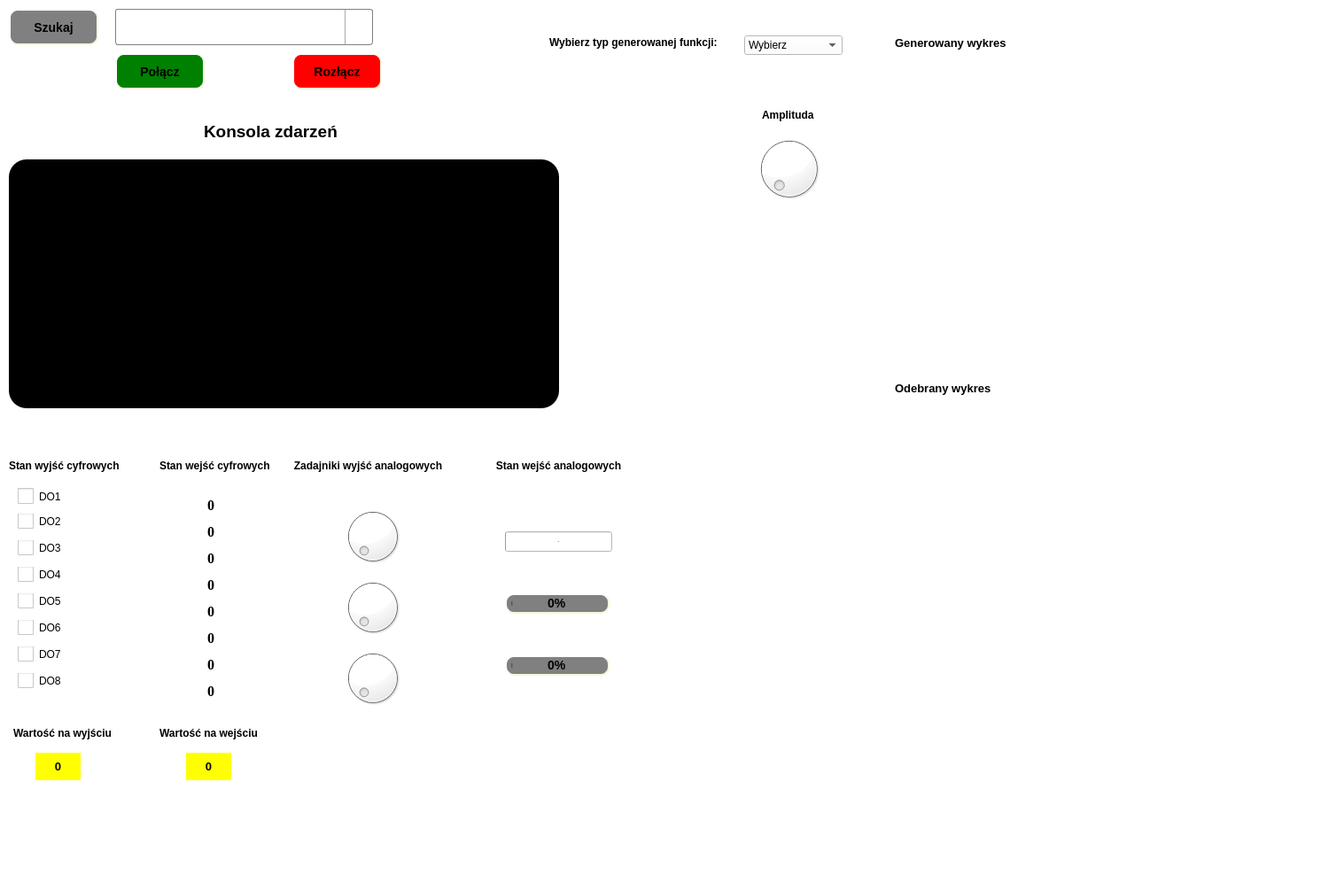
<?xml version="1.0" encoding="UTF-8"?>
<ui version="4.0">
 <class>MainWindow</class>
 <widget class="QMainWindow" name="MainWindow">
  <property name="geometry">
   <rect>
    <x>0</x>
    <y>0</y>
    <width>1517</width>
    <height>1005</height>
   </rect>
  </property>
  <property name="windowTitle">
   <string>MainWindow</string>
  </property>
  <property name="styleSheet">
   <string notr="true">background-color: white;</string>
  </property>
  <widget class="QWidget" name="centralwidget">
   <widget class="QCheckBox" name="checkBox_2">
    <property name="geometry">
     <rect>
      <x>20</x>
      <y>580</y>
      <width>64</width>
      <height>17</height>
     </rect>
    </property>
    <property name="styleSheet">
     <string notr="true"> QCheckBox::indicator {
     width: 18px;
     height: 18px;
 }
QCheckBox::indicator:checked {image: url(:/images/c.png);}
QCheckBox::indicator:unchecked {image: url(:/images/uc.png);}</string>
    </property>
    <property name="text">
     <string>DO2</string>
    </property>
   </widget>
   <widget class="QCustomPlot" name="wykres2" native="true">
    <property name="geometry">
     <rect>
      <x>1010</x>
      <y>460</y>
      <width>351</width>
      <height>301</height>
     </rect>
    </property>
   </widget>
   <widget class="QLabel" name="label_4">
    <property name="geometry">
     <rect>
      <x>550</x>
      <y>510</y>
      <width>161</width>
      <height>31</height>
     </rect>
    </property>
    <property name="font">
     <font>
      <weight>75</weight>
      <bold>true</bold>
     </font>
    </property>
    <property name="text">
     <string>Stan wejść analogowych</string>
    </property>
    <property name="alignment">
     <set>Qt::AlignCenter</set>
    </property>
   </widget>
   <widget class="QProgressBar" name="AC3">
    <property name="geometry">
     <rect>
      <x>570</x>
      <y>740</y>
      <width>118</width>
      <height>23</height>
     </rect>
    </property>
    <property name="styleSheet">
     <string notr="true">background-color: grey;
    border-style: outset;
    border-width: 2px;
    border-radius: 10px;
    border-color: beige;
    font: bold 14px;
    min-width: 5em;
    padding: 6px;
text-align:center;</string>
    </property>
    <property name="value">
     <number>0</number>
    </property>
   </widget>
   <widget class="QCheckBox" name="checkBox">
    <property name="geometry">
     <rect>
      <x>20</x>
      <y>550</y>
      <width>51</width>
      <height>21</height>
     </rect>
    </property>
    <property name="styleSheet">
     <string notr="true"> QCheckBox::indicator {
     width: 18px;
     height: 18px;
 }
QCheckBox::indicator:checked {image: url(:/images/c.png);}
QCheckBox::indicator:unchecked {image: url(:/images/uc.png);}
</string>
    </property>
    <property name="text">
     <string>DO1</string>
    </property>
   </widget>
   <widget class="QTextEdit" name="textEdit">
    <property name="geometry">
     <rect>
      <x>10</x>
      <y>180</y>
      <width>621</width>
      <height>281</height>
     </rect>
    </property>
    <property name="font">
     <font>
      <weight>75</weight>
      <bold>true</bold>
     </font>
    </property>
    <property name="styleSheet">
     <string notr="true">background-color: black;
color: white;
border-style: outset;
border-radius: 20px;
border-color: beige;</string>
    </property>
   </widget>
   <widget class="QLabel" name="label3">
    <property name="geometry">
     <rect>
      <x>230</x>
      <y>650</y>
      <width>16</width>
      <height>21</height>
     </rect>
    </property>
    <property name="font">
     <font>
      <family>Times New Roman</family>
      <pointsize>12</pointsize>
      <weight>75</weight>
      <bold>true</bold>
     </font>
    </property>
    <property name="text">
     <string>0</string>
    </property>
    <property name="alignment">
     <set>Qt::AlignCenter</set>
    </property>
   </widget>
   <widget class="QLabel" name="label1">
    <property name="geometry">
     <rect>
      <x>230</x>
      <y>590</y>
      <width>16</width>
      <height>21</height>
     </rect>
    </property>
    <property name="font">
     <font>
      <family>Times New Roman</family>
      <pointsize>12</pointsize>
      <weight>75</weight>
      <bold>true</bold>
     </font>
    </property>
    <property name="text">
     <string>0</string>
    </property>
    <property name="alignment">
     <set>Qt::AlignCenter</set>
    </property>
   </widget>
   <widget class="QLabel" name="label6">
    <property name="geometry">
     <rect>
      <x>230</x>
      <y>740</y>
      <width>16</width>
      <height>21</height>
     </rect>
    </property>
    <property name="font">
     <font>
      <family>Times New Roman</family>
      <pointsize>12</pointsize>
      <weight>75</weight>
      <bold>true</bold>
     </font>
    </property>
    <property name="text">
     <string>0</string>
    </property>
    <property name="alignment">
     <set>Qt::AlignCenter</set>
    </property>
   </widget>
   <widget class="QLabel" name="label_3">
    <property name="geometry">
     <rect>
      <x>330</x>
      <y>510</y>
      <width>171</width>
      <height>31</height>
     </rect>
    </property>
    <property name="font">
     <font>
      <weight>75</weight>
      <bold>true</bold>
     </font>
    </property>
    <property name="text">
     <string>Zadajniki wyjść analogowych</string>
    </property>
    <property name="alignment">
     <set>Qt::AlignCenter</set>
    </property>
   </widget>
   <widget class="QLabel" name="label7">
    <property name="geometry">
     <rect>
      <x>230</x>
      <y>770</y>
      <width>16</width>
      <height>21</height>
     </rect>
    </property>
    <property name="font">
     <font>
      <family>Times New Roman</family>
      <pointsize>12</pointsize>
      <weight>75</weight>
      <bold>true</bold>
     </font>
    </property>
    <property name="text">
     <string>0</string>
    </property>
    <property name="alignment">
     <set>Qt::AlignCenter</set>
    </property>
   </widget>
   <widget class="QCheckBox" name="checkBox_3">
    <property name="geometry">
     <rect>
      <x>20</x>
      <y>610</y>
      <width>64</width>
      <height>17</height>
     </rect>
    </property>
    <property name="styleSheet">
     <string notr="true"> QCheckBox::indicator {
     width: 18px;
     height: 18px;
 }
QCheckBox::indicator:checked {image: url(:/images/c.png);}
QCheckBox::indicator:unchecked {image: url(:/images/uc.png);}</string>
    </property>
    <property name="text">
     <string>DO3</string>
    </property>
   </widget>
   <widget class="QLabel" name="StanWejsc">
    <property name="geometry">
     <rect>
      <x>40</x>
      <y>850</y>
      <width>51</width>
      <height>31</height>
     </rect>
    </property>
    <property name="font">
     <font>
      <pointsize>10</pointsize>
      <weight>75</weight>
      <bold>true</bold>
     </font>
    </property>
    <property name="styleSheet">
     <string notr="true">background: yellow;

</string>
    </property>
    <property name="text">
     <string>0</string>
    </property>
    <property name="alignment">
     <set>Qt::AlignCenter</set>
    </property>
   </widget>
   <widget class="QPushButton" name="pushButtonSzukaj">
    <property name="geometry">
     <rect>
      <x>10</x>
      <y>10</y>
      <width>101</width>
      <height>41</height>
     </rect>
    </property>
    <property name="styleSheet">
     <string notr="true">background-color: grey;
    border-style: outset;
    border-width: 2px;
    border-radius: 10px;
    border-color: beige;
    font: bold 14px;
    min-width: 5em;
    padding: 6px;</string>
    </property>
    <property name="text">
     <string>Szukaj</string>
    </property>
   </widget>
   <widget class="QDial" name="dial_3">
    <property name="geometry">
     <rect>
      <x>370</x>
      <y>730</y>
      <width>101</width>
      <height>71</height>
     </rect>
    </property>
    <property name="maximum">
     <number>1023</number>
    </property>
   </widget>
   <widget class="QLabel" name="StanWyjsc">
    <property name="geometry">
     <rect>
      <x>210</x>
      <y>850</y>
      <width>51</width>
      <height>31</height>
     </rect>
    </property>
    <property name="font">
     <font>
      <pointsize>10</pointsize>
      <weight>75</weight>
      <bold>true</bold>
     </font>
    </property>
    <property name="styleSheet">
     <string notr="true">background: yellow;</string>
    </property>
    <property name="text">
     <string>0</string>
    </property>
    <property name="alignment">
     <set>Qt::AlignCenter</set>
    </property>
   </widget>
   <widget class="QDial" name="dial_2">
    <property name="geometry">
     <rect>
      <x>370</x>
      <y>650</y>
      <width>101</width>
      <height>71</height>
     </rect>
    </property>
    <property name="maximum">
     <number>1023</number>
    </property>
   </widget>
   <widget class="QComboBox" name="comboBox">
    <property name="geometry">
     <rect>
      <x>130</x>
      <y>10</y>
      <width>291</width>
      <height>41</height>
     </rect>
    </property>
    <property name="font">
     <font>
      <weight>75</weight>
      <bold>true</bold>
     </font>
    </property>
    <property name="styleSheet">
     <string notr="true">QComboBox {
    border: 1px solid gray;
    border-radius: 3px;
    padding: 1px 18px 1px 3px;
    min-width: 6em;
}

QComboBox:editable {
    background: white;
}

QComboBox:!editable, QComboBox::drop-down:editable {
     background: qlineargradient(x1: 0, y1: 0, x2: 0, y2: 1,
                                 stop: 0 #E1E1E1, stop: 0.4 #DDDDDD,
                                 stop: 0.5 #D8D8D8, stop: 1.0 #D3D3D3);
}


QComboBox:!editable:on, QComboBox::drop-down:editable:on {
    background: qlineargradient(x1: 0, y1: 0, x2: 0, y2: 1,
                                stop: 0 #D3D3D3, stop: 0.4 #D8D8D8,
                                stop: 0.5 #DDDDDD, stop: 1.0 #E1E1E1);
}

QComboBox:on { 
    padding-top: 3px;
    padding-left: 4px;
}

QComboBox::drop-down {
    subcontrol-origin: padding;
    subcontrol-position: top right;
    width: 30px;

    border-left-width: 1px;
    border-left-color: darkgray;
    border-left-style: solid; 
    border-top-right-radius: 3px;
    border-bottom-right-radius: 3px;
}

QComboBox::down-arrow {
width: 18px;
     height: 18px;
    image: url(:/images/arr.png);
}

QComboBox::down-arrow:on {
    top: 1px;
    left: 1px;
}
</string>
    </property>
   </widget>
   <widget class="QLabel" name="label5">
    <property name="geometry">
     <rect>
      <x>230</x>
      <y>710</y>
      <width>16</width>
      <height>21</height>
     </rect>
    </property>
    <property name="font">
     <font>
      <family>Times New Roman</family>
      <pointsize>12</pointsize>
      <weight>75</weight>
      <bold>true</bold>
     </font>
    </property>
    <property name="text">
     <string>0</string>
    </property>
    <property name="alignment">
     <set>Qt::AlignCenter</set>
    </property>
   </widget>
   <widget class="QPushButton" name="pushButtonPolacz">
    <property name="geometry">
     <rect>
      <x>130</x>
      <y>60</y>
      <width>101</width>
      <height>41</height>
     </rect>
    </property>
    <property name="styleSheet">
     <string notr="true">background-color: green;
    border-style: outset;
    border-width: 2px;
    border-radius: 10px;
    border-color: beige;
    font: bold 14px;
    min-width: 5em;
    padding: 6px;</string>
    </property>
    <property name="text">
     <string>Połącz</string>
    </property>
   </widget>
   <widget class="QPushButton" name="pushButtonRozlacz">
    <property name="geometry">
     <rect>
      <x>330</x>
      <y>60</y>
      <width>101</width>
      <height>41</height>
     </rect>
    </property>
    <property name="styleSheet">
     <string notr="true">background-color: red;
    border-style: outset;
    border-width: 2px;
    border-radius: 10px;
    border-color: beige;
    font: bold 14px;
    min-width: 5em;
    padding: 6px;</string>
    </property>
    <property name="text">
     <string>Rozłącz</string>
    </property>
   </widget>
   <widget class="QLabel" name="label2">
    <property name="geometry">
     <rect>
      <x>230</x>
      <y>620</y>
      <width>16</width>
      <height>21</height>
     </rect>
    </property>
    <property name="font">
     <font>
      <family>Times New Roman</family>
      <pointsize>12</pointsize>
      <weight>75</weight>
      <bold>true</bold>
     </font>
    </property>
    <property name="text">
     <string>0</string>
    </property>
    <property name="alignment">
     <set>Qt::AlignCenter</set>
    </property>
   </widget>
   <widget class="QProgressBar" name="AC1">
    <property name="geometry">
     <rect>
      <x>570</x>
      <y>600</y>
      <width>121</width>
      <height>23</height>
     </rect>
    </property>
    <property name="font">
     <font>
      <pointsize>-1</pointsize>
      <weight>75</weight>
      <italic>false</italic>
      <bold>true</bold>
     </font>
    </property>
    <property name="layoutDirection">
     <enum>Qt::LeftToRight</enum>
    </property>
    <property name="styleSheet">
     <string notr="true">background-color: grey;
    border-style: outset;
    border-width: 2px;
    border-radius: 10px;
    border-color: beige;
    font: bold 14px;
    min-width: 5em;
    padding: 6px;
text-align:center;
QProgressBar::chunk {
    background-color: #CD96CD;
    width: 10px;
    margin: 5px;
}</string>
    </property>
    <property name="value">
     <number>0</number>
    </property>
    <property name="textVisible">
     <bool>true</bool>
    </property>
   </widget>
   <widget class="QProgressBar" name="AC2">
    <property name="geometry">
     <rect>
      <x>570</x>
      <y>670</y>
      <width>118</width>
      <height>23</height>
     </rect>
    </property>
    <property name="styleSheet">
     <string notr="true">background-color: grey;
    border-style: outset;
    border-width: 2px;
    border-radius: 10px;
    border-color: beige;
    font: bold 14px;
    min-width: 5em;
    padding: 6px;
text-align:center;</string>
    </property>
    <property name="value">
     <number>0</number>
    </property>
   </widget>
   <widget class="QLabel" name="label0">
    <property name="geometry">
     <rect>
      <x>230</x>
      <y>560</y>
      <width>16</width>
      <height>21</height>
     </rect>
    </property>
    <property name="font">
     <font>
      <family>Times New Roman</family>
      <pointsize>12</pointsize>
      <weight>75</weight>
      <bold>true</bold>
     </font>
    </property>
    <property name="text">
     <string>0</string>
    </property>
    <property name="alignment">
     <set>Qt::AlignCenter</set>
    </property>
   </widget>
   <widget class="QDial" name="dial">
    <property name="geometry">
     <rect>
      <x>370</x>
      <y>570</y>
      <width>101</width>
      <height>71</height>
     </rect>
    </property>
    <property name="styleSheet">
     <string notr="true"/>
    </property>
    <property name="maximum">
     <number>1023</number>
    </property>
   </widget>
   <widget class="QCheckBox" name="checkBox_6">
    <property name="geometry">
     <rect>
      <x>20</x>
      <y>730</y>
      <width>64</width>
      <height>17</height>
     </rect>
    </property>
    <property name="styleSheet">
     <string notr="true"> QCheckBox::indicator {
     width: 18px;
     height: 18px;
 }
QCheckBox::indicator:checked {image: url(:/images/c.png);}
QCheckBox::indicator:unchecked {image: url(:/images/uc.png);}</string>
    </property>
    <property name="text">
     <string>DO7</string>
    </property>
   </widget>
   <widget class="QCheckBox" name="checkBox_5">
    <property name="geometry">
     <rect>
      <x>20</x>
      <y>700</y>
      <width>64</width>
      <height>17</height>
     </rect>
    </property>
    <property name="styleSheet">
     <string notr="true"> QCheckBox::indicator {
     width: 18px;
     height: 18px;
 }
QCheckBox::indicator:checked {image: url(:/images/c.png);}
QCheckBox::indicator:unchecked {image: url(:/images/uc.png);}</string>
    </property>
    <property name="text">
     <string>DO6</string>
    </property>
   </widget>
   <widget class="QLabel" name="label4">
    <property name="geometry">
     <rect>
      <x>230</x>
      <y>680</y>
      <width>16</width>
      <height>21</height>
     </rect>
    </property>
    <property name="font">
     <font>
      <family>Times New Roman</family>
      <pointsize>12</pointsize>
      <weight>75</weight>
      <bold>true</bold>
     </font>
    </property>
    <property name="text">
     <string>0</string>
    </property>
    <property name="alignment">
     <set>Qt::AlignCenter</set>
    </property>
   </widget>
   <widget class="QLabel" name="label_2">
    <property name="geometry">
     <rect>
      <x>180</x>
      <y>510</y>
      <width>131</width>
      <height>31</height>
     </rect>
    </property>
    <property name="font">
     <font>
      <weight>75</weight>
      <bold>true</bold>
     </font>
    </property>
    <property name="text">
     <string>Stan wejść cyfrowych</string>
    </property>
   </widget>
   <widget class="QCustomPlot" name="wykres1" native="true">
    <property name="geometry">
     <rect>
      <x>1010</x>
      <y>70</y>
      <width>351</width>
      <height>301</height>
     </rect>
    </property>
   </widget>
   <widget class="QCheckBox" name="checkBox_4">
    <property name="geometry">
     <rect>
      <x>20</x>
      <y>640</y>
      <width>64</width>
      <height>17</height>
     </rect>
    </property>
    <property name="styleSheet">
     <string notr="true"> QCheckBox::indicator {
     width: 18px;
     height: 18px;
 }
QCheckBox::indicator:checked {image: url(:/images/c.png);}
QCheckBox::indicator:unchecked {image: url(:/images/uc.png);}
</string>
    </property>
    <property name="text">
     <string>DO4</string>
    </property>
   </widget>
   <widget class="QCheckBox" name="checkBox_7">
    <property name="geometry">
     <rect>
      <x>20</x>
      <y>760</y>
      <width>64</width>
      <height>17</height>
     </rect>
    </property>
    <property name="styleSheet">
     <string notr="true"> QCheckBox::indicator {
     width: 18px;
     height: 18px;
 }
QCheckBox::indicator:checked {image: url(:/images/c.png);}
QCheckBox::indicator:unchecked {image: url(:/images/uc.png);}</string>
    </property>
    <property name="text">
     <string>DO8</string>
    </property>
   </widget>
   <widget class="QCheckBox" name="checkBox_8">
    <property name="geometry">
     <rect>
      <x>20</x>
      <y>670</y>
      <width>64</width>
      <height>17</height>
     </rect>
    </property>
    <property name="styleSheet">
     <string notr="true"> QCheckBox::indicator {
     width: 18px;
     height: 18px;
 }
QCheckBox::indicator:checked {image: url(:/images/c.png);}
QCheckBox::indicator:unchecked {image: url(:/images/uc.png);}</string>
    </property>
    <property name="text">
     <string>DO5</string>
    </property>
   </widget>
   <widget class="QLabel" name="label">
    <property name="geometry">
     <rect>
      <x>10</x>
      <y>510</y>
      <width>151</width>
      <height>31</height>
     </rect>
    </property>
    <property name="font">
     <font>
      <weight>75</weight>
      <bold>true</bold>
     </font>
    </property>
    <property name="text">
     <string>Stan wyjść cyfrowych</string>
    </property>
   </widget>
   <widget class="QLabel" name="label_5">
    <property name="geometry">
     <rect>
      <x>230</x>
      <y>140</y>
      <width>231</width>
      <height>16</height>
     </rect>
    </property>
    <property name="font">
     <font>
      <pointsize>14</pointsize>
      <weight>75</weight>
      <bold>true</bold>
     </font>
    </property>
    <property name="text">
     <string>Konsola zdarzeń</string>
    </property>
   </widget>
   <widget class="QLabel" name="label_6">
    <property name="geometry">
     <rect>
      <x>10</x>
      <y>820</y>
      <width>121</width>
      <height>16</height>
     </rect>
    </property>
    <property name="font">
     <font>
      <weight>75</weight>
      <bold>true</bold>
     </font>
    </property>
    <property name="text">
     <string>Wartość na wyjściu</string>
    </property>
    <property name="alignment">
     <set>Qt::AlignCenter</set>
    </property>
   </widget>
   <widget class="QLabel" name="label_7">
    <property name="geometry">
     <rect>
      <x>170</x>
      <y>820</y>
      <width>131</width>
      <height>16</height>
     </rect>
    </property>
    <property name="font">
     <font>
      <weight>75</weight>
      <bold>true</bold>
     </font>
    </property>
    <property name="text">
     <string>Wartość na wejściu</string>
    </property>
    <property name="alignment">
     <set>Qt::AlignCenter</set>
    </property>
   </widget>
   <widget class="QLabel" name="label_8">
    <property name="geometry">
     <rect>
      <x>1010</x>
      <y>40</y>
      <width>181</width>
      <height>16</height>
     </rect>
    </property>
    <property name="font">
     <font>
      <pointsize>10</pointsize>
      <weight>75</weight>
      <bold>true</bold>
     </font>
    </property>
    <property name="text">
     <string>Generowany wykres</string>
    </property>
   </widget>
   <widget class="QLabel" name="label_9">
    <property name="geometry">
     <rect>
      <x>1010</x>
      <y>430</y>
      <width>371</width>
      <height>16</height>
     </rect>
    </property>
    <property name="font">
     <font>
      <pointsize>10</pointsize>
      <weight>75</weight>
      <bold>true</bold>
     </font>
    </property>
    <property name="text">
     <string>Odebrany wykres</string>
    </property>
   </widget>
   <widget class="QComboBox" name="comboBox_2">
    <property name="geometry">
     <rect>
      <x>840</x>
      <y>40</y>
      <width>111</width>
      <height>22</height>
     </rect>
    </property>
    <item>
     <property name="text">
      <string>Wybierz</string>
     </property>
    </item>
    <item>
     <property name="text">
      <string>1.Sinusoidalna</string>
     </property>
    </item>
    <item>
     <property name="text">
      <string>2.Piłokształtna</string>
     </property>
    </item>
    <item>
     <property name="text">
      <string>3.Prostokątna</string>
     </property>
    </item>
   </widget>
   <widget class="QDial" name="dial_4">
    <property name="geometry">
     <rect>
      <x>850</x>
      <y>150</y>
      <width>81</width>
      <height>81</height>
     </rect>
    </property>
    <property name="maximum">
     <number>5</number>
    </property>
   </widget>
   <widget class="QLabel" name="label_10">
    <property name="geometry">
     <rect>
      <x>620</x>
      <y>40</y>
      <width>211</width>
      <height>16</height>
     </rect>
    </property>
    <property name="font">
     <font>
      <weight>75</weight>
      <bold>true</bold>
     </font>
    </property>
    <property name="text">
     <string>Wybierz typ generowanej funkcji:</string>
    </property>
   </widget>
   <widget class="QLabel" name="label_11">
    <property name="geometry">
     <rect>
      <x>860</x>
      <y>120</y>
      <width>61</width>
      <height>20</height>
     </rect>
    </property>
    <property name="font">
     <font>
      <weight>75</weight>
      <bold>true</bold>
     </font>
    </property>
    <property name="text">
     <string>Amplituda</string>
    </property>
   </widget>
  </widget>
  <widget class="QMenuBar" name="menubar">
   <property name="geometry">
    <rect>
     <x>0</x>
     <y>0</y>
     <width>1517</width>
     <height>21</height>
    </rect>
   </property>
  </widget>
  <widget class="QStatusBar" name="statusbar"/>
 </widget>
 <customwidgets>
  <customwidget>
   <class>QCustomPlot</class>
   <extends>QWidget</extends>
   <header>qcustomplot.h</header>
   <container>1</container>
  </customwidget>
 </customwidgets>
 <resources/>
 <connections/>
</ui>
